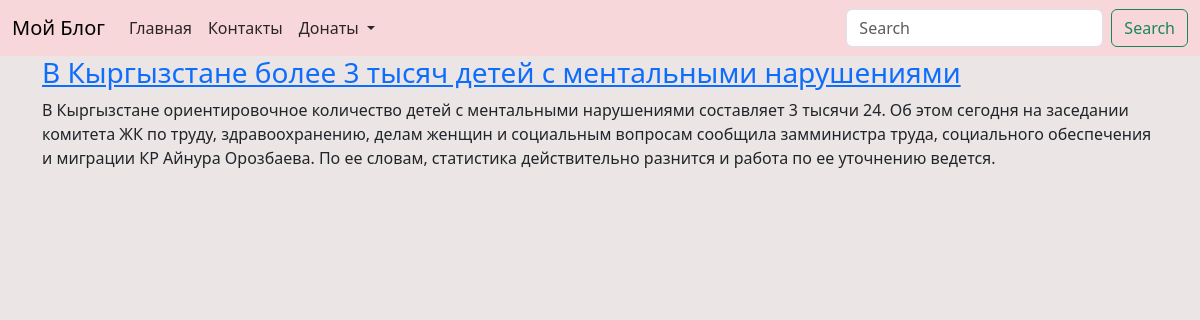
The page / on the database its author committed.
### articles/models.py (models this page shows, shortened)
class Articles(models.Model):
    author = models.ForeignKey("auth.User", on_delete=models.CASCADE)
    title = models.CharField(max_length=100)
    body = models.TextField()

### articles/views.py (the view)
# urls.py: path("", views.ArticleListView.as_view(), name="home"),
class ArticleListView(ListView):
    model = Articles
    template_name = "index.html"

### templates/index.html (shortened to what this page needs)
{% load static %}
<!DOCTYPE html>
<html lang="en">
<head>
    <link href="https://cdn.jsdelivr.net/npm/bootstrap@5.3.8/dist/css/bootstrap.min.css" rel="stylesheet">
    <link rel="stylesheet" href="{% static 'css/styles.css' %}">
</head>
<body>
    {% include 'header.html' %}
    <div class="container">
        {% block content %}
            {% for el in object_list %}
                <div class="article">
                    <h3>
                      <a href="{% url 'detail' el.pk %}">{{el.title}}</a>
                    </h3>
                    <p class="text-body">{{el.body}}</p>
                </div>
            {% endfor %}
        {% endblock content %}
    </div>
</body>
</html>

### static/css/styles.css (style rules this page uses)
body { background-color: pink; }
body { background-color: rgb(235, 229, 229) !important; }

### rows shown on the page
Articles: title "В Кыргызстане более 3 тысяч детей с ментальными нарушениями", body "В Кыргызстане ориентировочное количество детей с ментальными нарушениями составляет 3 тысячи 24. Об этом сегодня на заседании комитета ЖК по труду, здравоохранению, делам женщин и социальным вопросам сообщила замминистра труда, социального обеспечения и миграции КР Айнура Орозбаева. По ее словам, статистика действительно разнится и работа по ее уточнению ведется."
